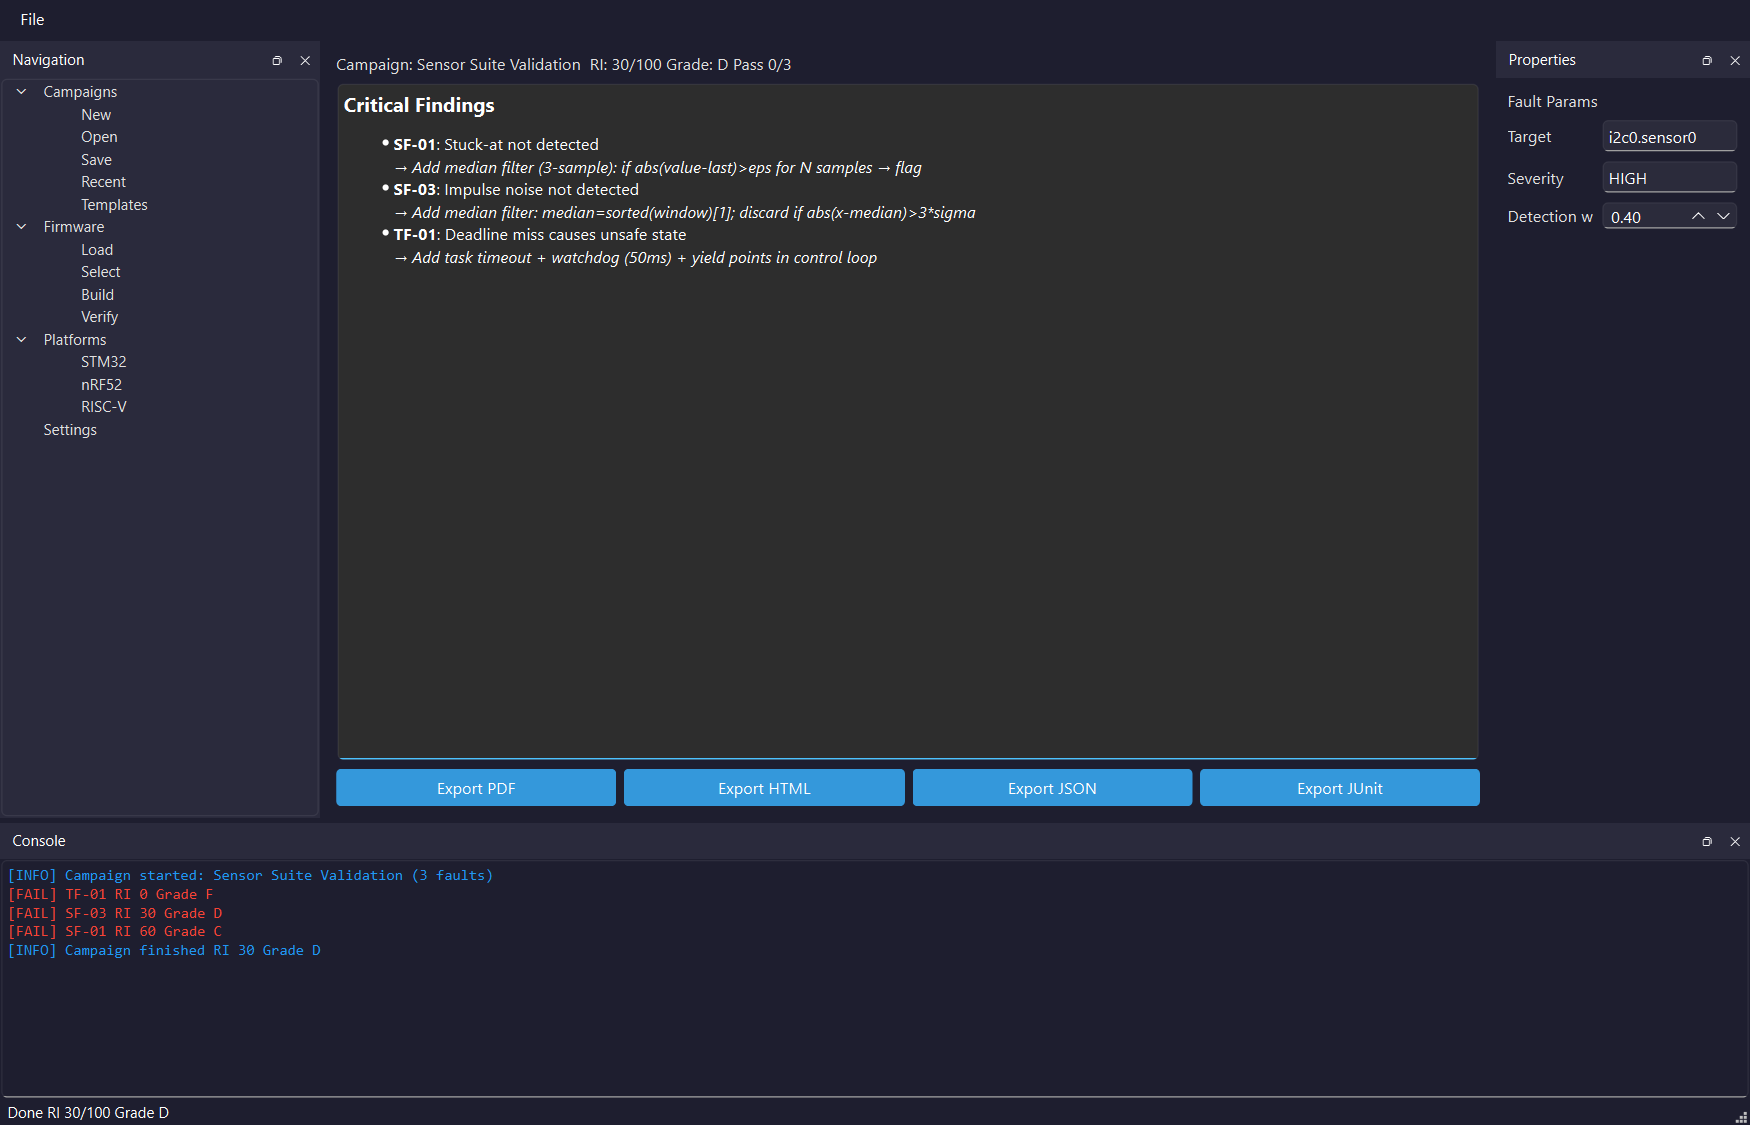

This chart was generated by the following Python code:
import sys
from pathlib import Path
sys.path.insert(0, str(Path(__file__).parent))
from PyQt6.QtWidgets import QApplication
from PyQt6.QtCore import QTimer
from src.app import create_app
from src.main_window import MainWindow

def main():
    app = create_app(sys.argv)
    print(f"platform: {app.platformName()} fonts: {len(app.font().family())}")
    w = MainWindow()
    w.show()
    # auto-run demo
    w._run_campaign()
    def capture():
        # ensure runner finished (wait 1s)
        pix = w.grab()
        out = Path("live_preview.png")
        pix.save(str(out))
        print(f"saved {out.resolve()} {pix.width()}x{pix.height()} dpr {pix.devicePixelRatio()}")
        # switch to report if available
        try:
            w.central_stack.setCurrentWidget(w.report)
            app.processEvents()
            pix2 = w.report.grab()
            p2 = Path("live_report.png")
            pix2.save(str(p2))
            print(f"saved {p2} {pix2.width()}x{pix2.height()}")
        except Exception as e:
            print(f"report grab fail: {e}")
        app.quit()
    QTimer.singleShot(2500, capture)
    sys.exit(app.exec())

if __name__ == "__main__":
    main()
